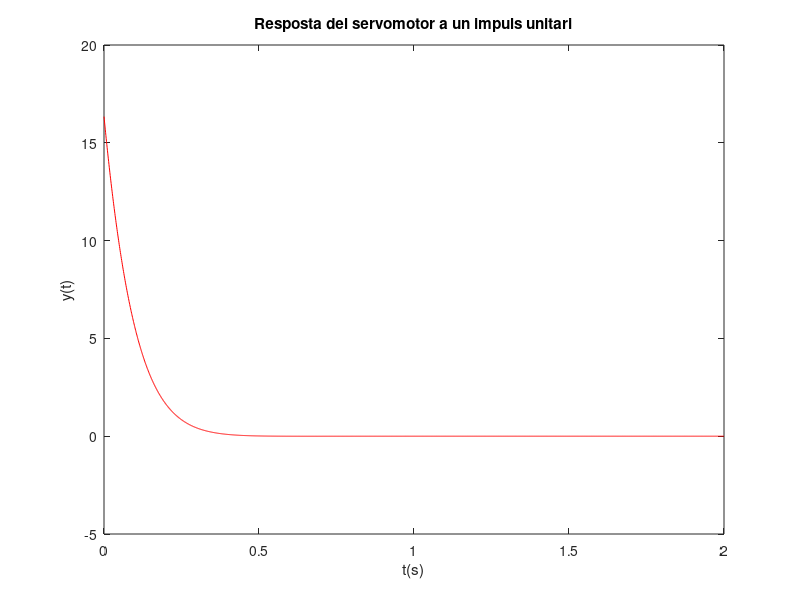

MATLAB code for this plot: (Note: this script raises an error after producing the figure.)
%A1
%Codi amb el que comprovam el resultat de l’enllaç tancat
C0=tf([1 10], [1]);
Gm=tf(16.34,[1 8.17 0]);
minreal(C0*Gm/(1+C0*Gm))

%A2
C=tf([1 10],1);
Gm=tf(16.34,[1 8.17 0]);
Gth=feedback(C*Gm,1);
[num, den]=tfdata(Gth, 'v');
[r,p,k]=residue(num, den)

C=tf([1 10],1);
Gm=tf(16.34,[1 8.17 0]);
Gth=feedback(C*Gm,1);
i=1;
Y=Gth*i;
tA2=0:0.001:2;
ytA2= 19.22*exp(-12.255*tA2).*cos(0.5545-3.6352*tA2);
figure;
plot(tA2,ytA2,'r')
xlabel('t(s)');
ylabel('y(t)');
title('Resposta del servomotor a un impuls unitari')


syms s
F = (10+s)*16.34/(s^2+24.51*s+163.4);
ilaplace(F)


%A3
syms s
G = (10+s)*16.34/((s^2+24.51*s+163.4)*s);
ilaplace(G)

tA3 = 0:0.001:2;
ytA3 = 1 -1.77.*exp(-12.255*tA3).*cos(1.05165-3.63*tA3);
figure;
plot(tA3, ytA3, 'r');
hold on 
xlabel('t(s)');
ylabel('y(t)');
title('Resposta a l''escalÃ³ unitari de la funciÃ³ Go(s)');
hold off

%B1
%Comprovat amb:
Gp=tf([16.34 163.4], [1 24.51 163.4 0]);
Gb = tf([0.18617],[1 0.15 0]);
[num, den]=tfdata(Gp*Gb, 'v');
[r,p,k] = residue(num, den); 

minreal( c2d(Gth*Gb, 1/20, 'zoh'), 0.0001)

Gb = tf([0.18617],[1 0.15 0]);
G_prima_z= minreal(c2d(Gth*Gb, 1/20, 'zoh'));
[z, p, k] = zpkdata(G_prima_z, 'v');

%B3
C=tf([1 -0.9925], [1 -0.25], 1/20)
rlocus(C*G_prima_z, 0:1:10000)

%B4
F = feedback(minreal(C*G_prima_z, 0.0001),1/20)

%B5
k = 0:1:50;
Y = 755*((-0.9996.^(k)*0.0011)+0.0006*0.9996.^k+2*1.3454e-3*0.5424.^k.*cos(2.3+0.1824.*k) -0.0006.*0.2496.^k);

figure;
T=0.05;
plot(k, Y,'r');
hold on;
xlabel('kT (segons)');
ylabel('y(kT)');
title('Esglao unitari de la funcio S(z)');
hold off;

%B6
stepinfo(Y);

%B7
k = 0:1:50;
Y = 0.1*1510*((-0.9996.^(k)*0.0011)+0.0006*0.9996.^k+2*1.3454e-3*0.5424.^k.*cos(2.3+0.1824.*k) -0.0006.*0.2496.^k);
stepinfo(Y);

k = 0:1:50;
Y = 0.2*1510*((-0.9996.^(k)*0.0011)+0.0006*0.9996.^k+2*1.3454e-3*0.5424.^k.*cos(2.3+0.1824.*k) -0.0006.*0.2496.^k);
stepinfo(Y);

k = 0:1:50;
Y = 0.3*1510*((-0.9996.^(k)*0.0011)+0.0006*0.9996.^k+2*1.3454e-3*0.5424.^k.*cos(2.3+0.1824.*k) -0.0006.*0.2496.^k);
stepinfo(Y);

k = 0:1:50;
Y = 0.4*1510*((-0.9996.^(k)*0.0011)+0.0006*0.9996.^k+2*1.3454e-3*0.5424.^k.*cos(2.3+0.1824.*k) -0.0006.*0.2496.^k);
stepinfo(Y);

k = 0:1:50;
Y = 0.5*1510*((-0.9996.^(k)*0.0011)+0.0006*0.9996.^k+2*1.3454e-3*0.5424.^k.*cos(2.3+0.1824.*k) -0.0006.*0.2496.^k);
stepinfo(Y);

k = 0:1:50;
Y = 0.6*1510*((-0.9996.^(k)*0.0011)+0.0006*0.9996.^k+2*1.3454e-3*0.5424.^k.*cos(2.3+0.1824.*k) -0.0006.*0.2496.^k);
stepinfo(Y);

k = 0:1:50;
Y = 0.7*1510*((-0.9996.^(k)*0.0011)+0.0006*0.9996.^k+2*1.3454e-3*0.5424.^k.*cos(2.3+0.1824.*k) -0.0006.*0.2496.^k);
stepinfo(Y);


k = 0:1:50;
Y = 0.8*1510*((-0.9996.^(k)*0.0011)+0.0006*0.9996.^k+2*1.3454e-3*0.5424.^k.*cos(2.3+0.1824.*k) -0.0006.*0.2496.^k);
stepinfo(Y);

k = 0:1:50;
Y = 0.9*1510*((-0.9996.^(k)*0.0011)+0.0006*0.9996.^k+2*1.3454e-3*0.5424.^k.*cos(2.3+0.1824.*k) -0.0006.*0.2496.^k);
stepinfo(Y);